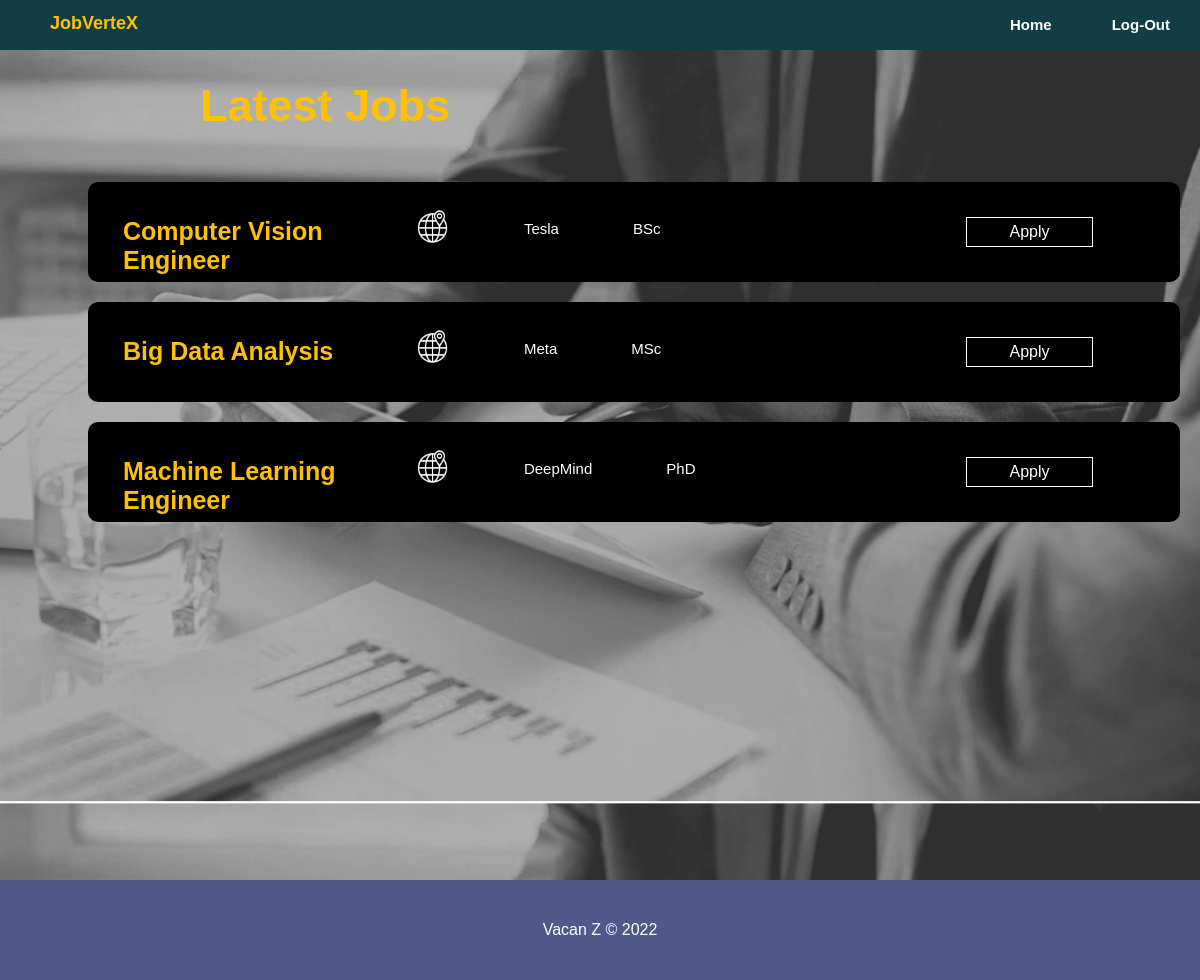
The page /applicant/vacancies.php?show=vacancy on the database its author committed.
### tables this page shows
CREATE TABLE `vacancy` (
  `vacancyId` int(11) NOT NULL,
  `username` varchar(255) DEFAULT NULL,
  `name` varchar(255) DEFAULT NULL,
  `details` varchar(255) DEFAULT NULL,
  `minqualification` varchar(255) DEFAULT NULL
);

CREATE TABLE `employer` (
  `username` varchar(255) NOT NULL,
  `website` varchar(255) DEFAULT NULL,
  `companyname` varchar(255) DEFAULT NULL
);

### applicant/db.php (called while the page is built, shortened)
<?php
    include("../php/db_conn.php");
    $username = $_SESSION['uName'];
    if($_GET['show']=='vacancy'){
        $sql = "select v.vacancyId, v.name, e.companyname, v.minqualification, v.details from vacancy v, employer e where v.username = e.username and v.vacancyId not in(select vacancyId from applies where username = \"$username\");";
        $result = mysqli_query($conn, $sql) or die($conn->error);
    }
?>

### applicant/vacancies.php (the view, shortened to what this page needs)
<?php
include('./db.php');
?>
<!DOCTYPE html>
<html>
<head>
  <link rel="stylesheet" href="../css/applicant.css">
  <link rel="stylesheet" href="../css/navbar.css">
  <link rel="stylesheet" href="../css/footer.css">
</head>
<body>
  <header>
    <nav>
      <ul>
        <a href="./home.php">
          <li class="name">JobVerteX</li>
        </a>
        <li><a href="../logout.php">Log-Out</a></li>
        <li><a href="./home.php">Home</a></li>
      </ul>
    </nav>
  </header>
  <main>
    <h1>Latest Jobs</h1>
    <div class="flex-container">
      <?php
      while ($row = $result->fetch_assoc()) {
      ?>
        <div class="drop">
          <div class="row">
            <div class="column1">
              <h3><?php echo $row['name']; ?></h3>
            </div>
            <div class="column2">
              <table>
                <tr>
                  <td><img src="../images/applicant1.png" width="35px" height="35px"></td>
                  <td>
                    <p><?php echo $row['companyname']; ?></p>
                  </td>
                  <td>
                    <p><?php echo $row['minqualification']; ?></p>
                  </td>
                </tr>
              </table>
            </div>
            <div class="column3">
              <div class="button">
                <a href="?apply=<?php echo $row['vacancyId'] ?>"><span></span>Apply</a>
              </div>
            </div>
          </div>
        </div>
      <?php } ?>
    </div>
  </main>
  <?php include('../footer.php') ?>
</body>
</html>

### css/applicant.css (style rules this page uses)
main { height: 100%; }
.column1 { float: left; width: 26%; padding: 10px 10px; height: 100%; }
.drop { display: flex; flex-direction: column; }
.column2 { float: left; width: 48%; padding: 20px 20px; height: 100%; }
.column3 { float: left; width: 10%; padding: 10px 10px; height: 100%; }
.row:after { content: ""; display: table; clear: both; }
body { background-image: url('../images/applicant1.jpeg'); background-size: cover; font-family: 'Trebuchet MS', 'Lucida Sans Unicode', 'Lucida Grande', 'Lucida Sans', Arial, sans-serif; margin: 0; height: 800px; }
h3 { font-size: 25px; color:#ffc107; margin-left: 25px; }
p { font-size: 15px; color: #ffffff; margin-left: 70px; }
h1 { font-size: 45px; color:#ffc107; margin-left: 200px; margin-top: 10px; }
.flex-container { display: flex; flex-wrap: wrap; padding: 10px; margin-left: 68px; margin-bottom: 20rem; }
.flex-container>div { background-color: #000000; width: 100%; margin: 10px; height: 100px; border-radius: 10px; }
.button a { width: 125px; text-decoration: none; display: inline-block; padding: 5px 0; margin-top: 25px; color: #ffffff; border: 0.5px solid #ffffff; text-align: center; font-size: 16px; position: relative; z-index: 1; transition: color 0.5s; }
a { color:#e2e5b6; }

### css/navbar.css (style rules this page uses)
nav { height: 50px; width: 100%; margin-top: 0; margin-bottom: 30px; position: relative; }
nav ul { height: 100%; list-style: none; margin: 0; background-color:#113e45; }
nav ul li { margin: 0; float: right; height: 142%; }
nav li a { display: block; text-decoration: none; color: #fff; padding: 16px 30px; margin: unset; text-align: bottom; font-size: 15px; font-weight:600 }
.name { font-family: 'Gill Sans', 'Gill Sans MT', Calibri, 'Trebuchet MS', sans-serif; font-size: large; font-weight: bold; padding: 13px 10px; float: left; color: #ffc107; }

### rows shown on the page
vacancy: name "Computer Vision Engineer", username.companyname "Tesla", minqualification "BSc"
vacancy: name "Big Data Analysis", username.companyname "Meta", minqualification "MSc"
vacancy: name "Machine Learning Engineer", username.companyname "DeepMind", minqualification "PhD"
